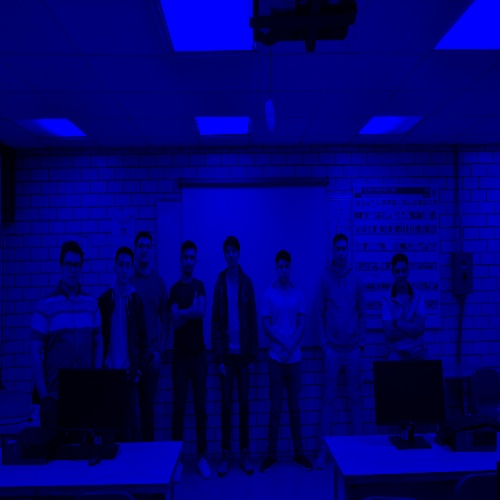
#> input picture Border_Detection/b.jpg, 500 x 500 px
$ python Border_detection_Kirsch.py
#> lines starting #> are read from the running program, lines starting #| are printed output that depends on the picture
#Deteccion de bordes Kirsch
import numpy as np
import cv2
import math

ima_1 = cv2.imread("b.jpg")
#> ima_1 is the input picture: shape (500, 500, 3); mean B, G, R 111.3, 0.5, 0.6
ima_1_res = cv2.resize(ima_1,(500,500))
ima_1_res = np.array(ima_1_res , dtype= float)
M , N , L = ima_1_res.shape
#> M = 500; N = 500; L = 3

E_D_G = np.zeros((M,N), dtype= float)
for M2 in range(0,M,1):
    for N2 in range(0,N,1):
        valor_pixel = int((ima_1_res[M2, N2, 2] * 0.299) + (ima_1_res[M2, N2, 1] * 0.587) + (ima_1_res[M2, N2, 0] * 0.114))
        E_D_G[M2,N2] = valor_pixel
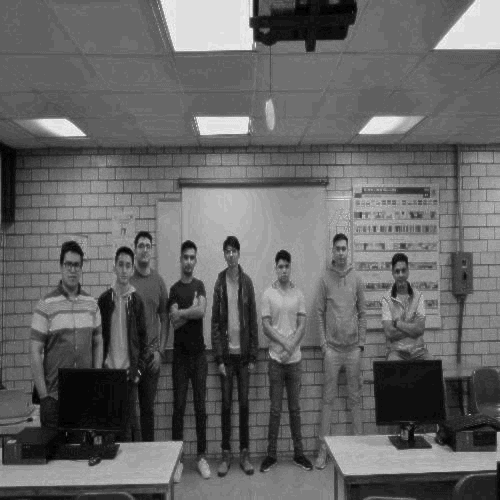
#> E_D_G: shape (500, 500) float64; min 0, max 32, mean 12.6; drawn with min black and max white

#----------0° X------------
B_0 = np.zeros((M,N),np.uint8)
for M2 in range(1, M-1):
    for N2 in range(1, N-1):
        border = int(-3*E_D_G[M2-1,N2-1] - 3*E_D_G[M2-1,N2] + 5*E_D_G[M2-1,N2+1] - 3*E_D_G[M2,N2-1] + 5*E_D_G[M2,N2+1] - 3*E_D_G[M2+1,N2-1] - 3*E_D_G[M2+1,N2] + 5*E_D_G[M2+1,N2+1])
        if(border < 0):
            B_0[M2, N2] = 0
        else:
            B_0[M2, N2] = border
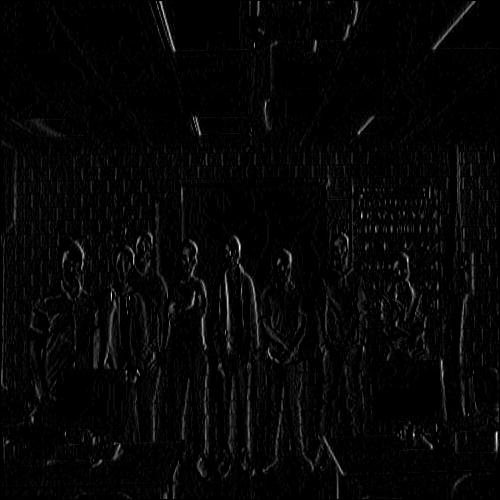
#> B_0: shape (500, 500); min 0, max 254, mean 5.7

#----------45° X------------
B_45 = np.zeros((M,N),np.uint8)
for M2 in range(1, M-1):
    for N2 in range(1, N-1):
        border = int(-3*E_D_G[M2-1,N2-1] + 5*E_D_G[M2-1,N2] + 5*E_D_G[M2-1,N2+1] - 3*E_D_G[M2,N2-1] + 5*E_D_G[M2,N2+1] - 3*E_D_G[M2+1,N2-1] - 3*E_D_G[M2+1,N2] - 3*E_D_G[M2+1,N2+1])
        if(border < 0):
            B_45[M2, N2] = 0
        else:
            B_45[M2, N2] = border

#----------90° X------------
B_90 = np.zeros((M,N),np.uint8)
for M2 in range(1, M-1):
    for N2 in range(1, N-1):
        border = int(5*E_D_G[M2-1,N2-1] + 5*E_D_G[M2-1,N2] + 5*E_D_G[M2-1,N2+1] - 3*E_D_G[M2,N2-1] - 3*E_D_G[M2,N2+1] - 3*E_D_G[M2+1,N2-1] - 3*E_D_G[M2+1,N2] - 3*E_D_G[M2+1,N2+1])
        if(border < 0):
            B_90[M2, N2] = 0
        else:
            B_90[M2, N2] = border
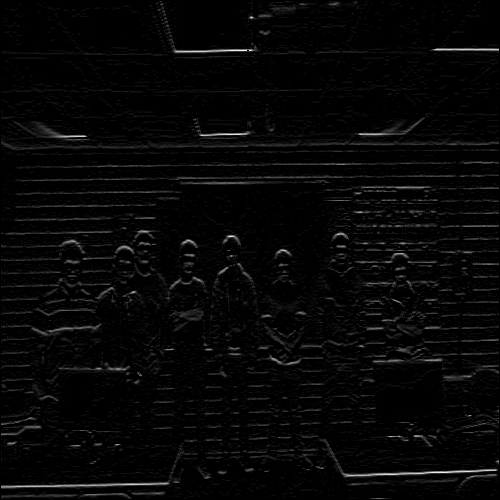
#> B_90: shape (500, 500); min 0, max 253, mean 6.7

#----------135° X------------
B_135 = np.zeros((M,N),np.uint8)
for M2 in range(1, M-1):
    for N2 in range(1, N-1):
        border = int(5*E_D_G[M2-1,N2-1] + 5*E_D_G[M2-1,N2] - 3*E_D_G[M2-1,N2+1] + 5*E_D_G[M2,N2-1] - 3*E_D_G[M2,N2+1] - 3*E_D_G[M2+1,N2-1] - 3*E_D_G[M2+1,N2] - 3*E_D_G[M2+1,N2+1])
        if(border < 0):
            B_135[M2, N2] = 0
        else:
            B_135[M2, N2] = border
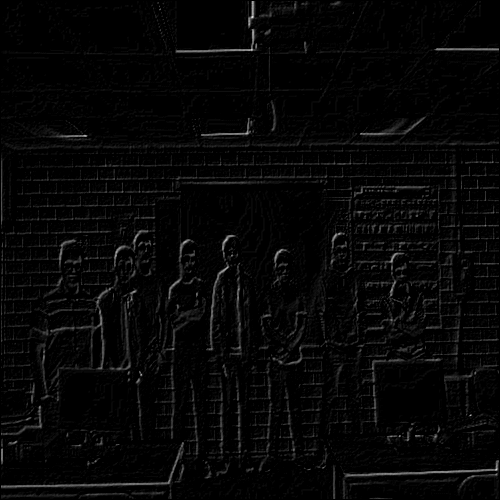
#> B_135: shape (500, 500); min 0, max 222, mean 6.4

#----------180° X------------
B_180 = np.zeros((M,N),np.uint8)
for M2 in range(1, M-1):
    for N2 in range(1, N-1):
        border = int(5*E_D_G[M2-1,N2-1] - 3*E_D_G[M2-1,N2] - 3*E_D_G[M2-1,N2+1] + 5*E_D_G[M2,N2-1] - 3*E_D_G[M2,N2+1] + 5*E_D_G[M2+1,N2-1] - 3*E_D_G[M2+1,N2] - 3*E_D_G[M2+1,N2+1])
        if(border < 0):
            B_180[M2, N2] = 0
        else:
            B_180[M2, N2] = border
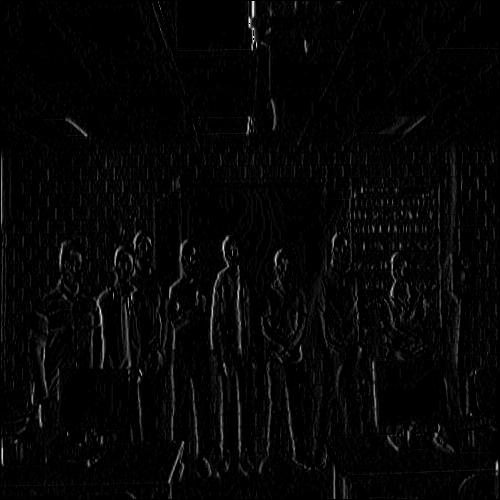
#> B_180: shape (500, 500); min 0, max 254, mean 5.5

#----------225° X------------
B_225 = np.zeros((M,N),np.uint8)
for M2 in range(1, M-1):
    for N2 in range(1, N-1):
        border = int(-3*E_D_G[M2-1,N2-1] - 3*E_D_G[M2-1,N2] - 3*E_D_G[M2-1,N2+1] + 5*E_D_G[M2,N2-1] - 3*E_D_G[M2,N2+1] + 5*E_D_G[M2+1,N2-1] + 5*E_D_G[M2+1,N2] - 3*E_D_G[M2+1,N2+1])
        if(border < 0):
            B_225[M2, N2] = 0
        else:
            B_225[M2, N2] = border
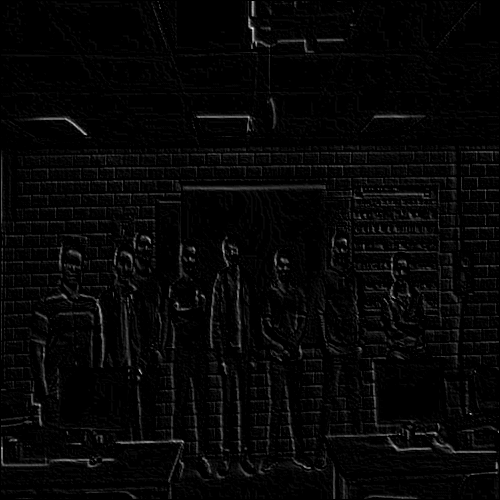
#> B_225: shape (500, 500); min 0, max 251, mean 6.2

#----------270° X------------
B_270 = np.zeros((M,N),np.uint8)
for M2 in range(1, M-1):
    for N2 in range(1, N-1):
        border = int(-3*E_D_G[M2-1,N2-1] - 3*E_D_G[M2-1,N2] - 3*E_D_G[M2-1,N2+1] - 3*E_D_G[M2,N2-1] - 3*E_D_G[M2,N2+1] + 5*E_D_G[M2+1,N2-1] + 5*E_D_G[M2+1,N2] + 5*E_D_G[M2+1,N2+1])
        if(border < 0):
            B_270[M2, N2] = 0
        else:
            B_270[M2, N2] = border

#----------315° X------------
B_315 = np.zeros((M,N),np.uint8)
for M2 in range(1, M-1):
    for N2 in range(1, N-1):
        border = int(-3*E_D_G[M2-1,N2-1] - 3*E_D_G[M2-1,N2] - 3*E_D_G[M2-1,N2+1] - 3*E_D_G[M2,N2-1] + 5*E_D_G[M2,N2+1] - 3*E_D_G[M2+1,N2-1] + 5*E_D_G[M2+1,N2] + 5*E_D_G[M2+1,N2+1])
        if(border < 0):
            B_315[M2, N2] = 0
        else:
            B_315[M2, N2] = border
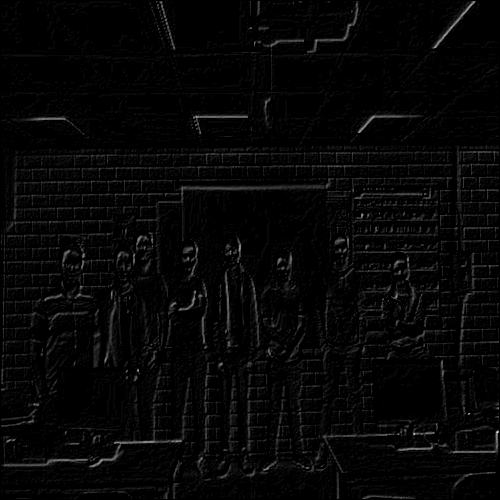
#> B_315: shape (500, 500); min 0, max 217, mean 6.4

cv2.imshow('Bordes_0', B_0)
cv2.waitKey(0) #Espera una tecla
cv2.imwrite("kirsch_0.jpg",B_0)
cv2.imshow('Bordes_45', B_45)
cv2.waitKey(0) #Espera una tecla
cv2.imwrite("kirsch_45.jpg",B_45)
cv2.imshow('Bordes_90', B_90)
cv2.waitKey(0) #Espera una tecla
cv2.imwrite("kirsch_90.jpg",B_90)
cv2.imshow('Bordes_135', B_135)
cv2.waitKey(0) #Espera una tecla
cv2.imwrite("kirsch_135.jpg",B_135)
cv2.imshow('Bordes_180', B_180)
cv2.waitKey(0) #Espera una tecla
cv2.imwrite("kirsch_180.jpg",B_180)
cv2.imshow('Bordes_225', B_225)
cv2.waitKey(0) #Espera una tecla
cv2.imwrite("kirsch_225.jpg",B_225)
cv2.imshow('Bordes_270', B_270)
cv2.waitKey(0) #Espera una tecla
cv2.imwrite("kirsch_270.jpg",B_270)
cv2.imshow('Bordes_315', B_315)
cv2.waitKey(0) #Espera una tecla
cv2.imwrite("kirsch_315.jpg",B_315)
cv2.destroyAllWindows() #Finaliza procesos"""
